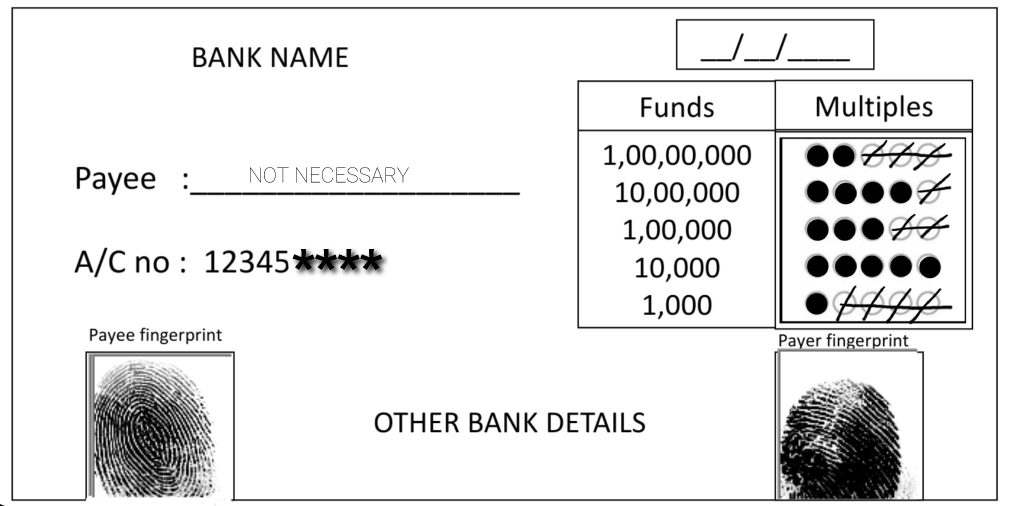
#> input picture Prototype/upload_doc/sample.jpg, 2018 x 1012 px, found by its file name (shown at 1/2 size)
$ python lft_fin.py
#> lines starting #> are read from the running program, lines starting #| are printed output that depends on the picture


import cv2

img = cv2.imread("upload_doc/sample.jpg")
#> img is the input picture: shape (1012, 2018, 3); min 0, max 255, mean 230.4

# [rows, columns]

crop = img[ 706:1001,174:466]
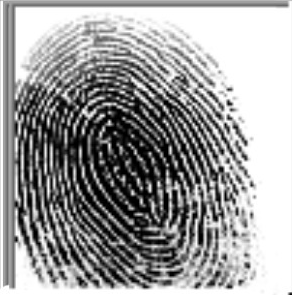
#> crop: shape (295, 292, 3); min 0, max 255, mean 156.6
cv2.imwrite('lft_fin.BMP', crop)
